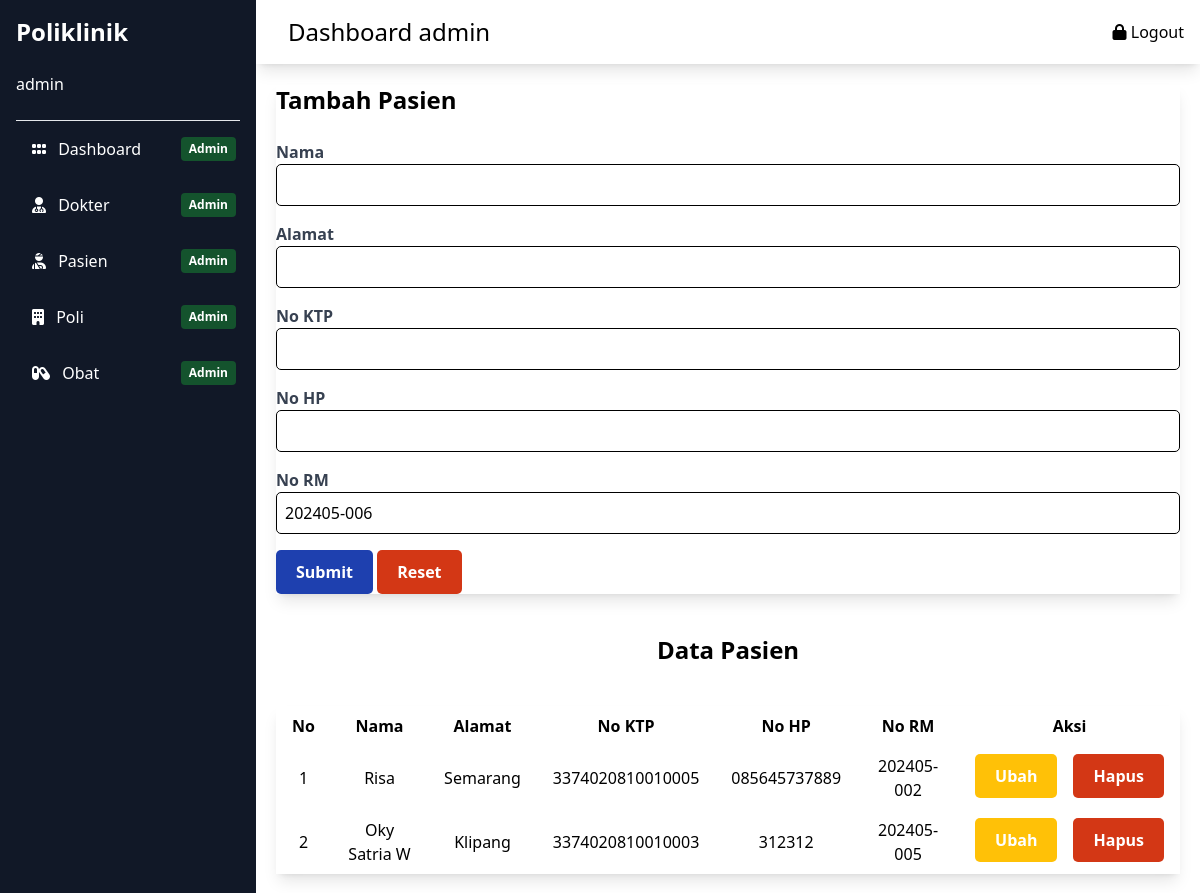
Page /public/pages/admin/pasien.php (signed in) on the committed database.
### tables this page shows
CREATE TABLE `pasien` (
  `id` int(11) NOT NULL,
  `nama` varchar(255) NOT NULL,
  `alamat` varchar(255) NOT NULL,
  `no_ktp` varchar(255) NOT NULL,
  `no_hp` varchar(50) NOT NULL,
  `no_rm` varchar(25) NOT NULL
);

### config/conn.php (called while the page is built, shortened)
<?php
function getNextNoRm($conn) {
  $queryGetRm = "SELECT MAX(SUBSTRING(no_rm, 8)) as last_queue_number FROM pasien";
  $stmt = $conn->prepare($queryGetRm);
  $stmt->execute();
  $rowRm = $stmt->fetch(PDO::FETCH_ASSOC);
  $lastQueueNumber = $rowRm['last_queue_number'];
  $lastQueueNumber = $lastQueueNumber ? $lastQueueNumber : 0;
  $tahun_bulan = date("Ym");
  $newQueueNumber = $lastQueueNumber + 1;
  $no_rm = $tahun_bulan . "-" . str_pad($newQueueNumber, 3, '0', STR_PAD_LEFT);
  return $no_rm;
}
?>

### public/pages/admin/pasien.php (the view, shortened to what this page needs)
<?php
include("../../../config/conn.php");
$nextNoRm = getNextNoRm($conn);
?>
<!DOCTYPE html>
<html lang="en">
<head>
    <link href="../../../src/styles.css" rel="stylesheet">
    <link rel="stylesheet" href="https://cdnjs.cloudflare.com/ajax/libs/font-awesome/6.0.0-beta3/css/all.min.css">
</head>
<body>
    <?php include ("../../../src/components/sidebar.php") ?>
    <?php include ("../../../src/components/navbar-dashboard.php") ?>
    <div class="main-content p-5 flex-grow md:ml-64 transition-all">
            <form action="<?php echo htmlspecialchars($_SERVER["PHP_SELF"]); ?>" method="post" class="w-full flex flex-col shadow-lg p-8">
                <h1 class="text-2xl font-bold">Tambah Pasien</h1>
                <br>
                <div class="mb-4 flex flex-col">
                    <label for="nama" class="block text-gray-700 font-bold mb-2 text-xl">Nama</label>
                    <input type="text" id="nama" name="nama" class="form-input rounded-md border border-blue-900 p-2">
                </div>
                <div class="mb-4 flex flex-col">
                    <label for="alamat" class="block text-gray-700 font-bold mb-2 text-xl">Alamat</label>
                    <input type="text" id="alamat" name="alamat" class="form-input rounded-md border border-blue-900 p-2" >
                </div>
                <div class="mb-4 flex flex-col">
                    <label for="no_ktp" class="block text-gray-700 font-bold mb-2 text-xl">No KTP</label>
                    <input type="text" id="no_ktp" name="no_ktp" class="form-input rounded-md border border-blue-900 p-2">
                </div>
                <div class="mb-4 flex flex-col">
                    <label for="no_hp" class="block text-gray-700 font-bold mb-2 text-xl">No HP</label>
                    <input type="text" id="no_hp" name="no_hp" class="form-input rounded-md border border-blue-900 p-2">
                </div>
                <div class="mb-4 flex flex-col">
                    <label for="no_rm" class="block text-gray-700 font-bold mb-2 text-xl">No RM</label>
                    <input type="text" id="no_rm" name="no_rm" class="form-input rounded-md border border-blue-900 p-2" value="<?php echo $nextNoRm; ?>" readonly>
                </div>
                <div class="button-container">
                    <button type="submit" class="submit-button text-white font-bold py-2 px-4 rounded">
                        Submit
                    </button>
                    <button type="reset" class="reset-button text-white font-bold py-2 px-4 rounded">
                        Reset
                    </button>
                </div>
            </form>
            <h2 class="text-2xl font-bold my-10 text-center">Data Pasien</h2>
            <div class="mt-8 p-8 shadow-lg flex flex-col text-center overflow-auto">
                <table class="table-auto ">
                    <thead class="border-b-2 border-black">
                        <tr>
                            <th class="px-4 py-2">No</th>
                            <th class="px-4 py-2">Nama</th>
                            <th class="px-4 py-2">Alamat</th>
                            <th class="px-4 py-2">No KTP</th>
                            <th class="px-4 py-2"> No HP</th>
                            <th class="px-4 py-2"> No RM</th>
                            <th class="px-4 py-2">Aksi</th>
                        </tr>
                    </thead>
                    <tbody>
                    <?php
                        $sql = "SELECT * FROM pasien";
                        $stmt = $conn->prepare($sql);
                        $stmt->execute();
                        $pasienList = $stmt->fetchAll(PDO::FETCH_ASSOC);
                        $index = 1;
                        foreach ($pasienList as $pasien) { ?>
                            <tr class='text-center'>
                                <td class='px-4 py-2'> <?= ($index++); ?></td>
                                <td class='px-4 py-2'> <?= $pasien['nama']; ?></td>
                                <td class='px-4 py-2'> <?= $pasien['alamat']; ?></td>
                                <td class='px-4 py-2'> <?= $pasien['no_ktp'];  ?></td>
                                <td class='px-4 py-2'> <?= $pasien['no_hp'];  ?></td>
                                <td class='px-4 py-2'> <?= $pasien['no_rm'];  ?></td>
                                <td class='px-4 py-2 flex justify-center w-full space-x-4'>
                                        <a class='ubah-button text-white font-bold rounded p-2' href='<?php echo str_replace("/pasien.php", "", $_SERVER["PHP_SELF"]) . "../pasien/update.php?id=" . $pasien['id']; ?>'>Ubah</a>
                                        <form action='' method='GET' class=''>
                                            <button type='submit' name='delete' class='reset-button text-white font-bold rounded p-2'>Hapus</button>
                                        </form>
                                </td>
                            </tr>
                            <?php
                        }
                        ?>
                    </tbody>
            </div>
    </div>
</body>
</html>

### src/styles.css (style rules this page uses)
html, :host { line-height: 1.5; -webkit-text-size-adjust: 100%; -moz-tab-size: 4; -o-tab-size: 4; tab-size: 4; font-family: ui-sans-serif, system-ui, sans-serif, "Apple Color Emoji", "Segoe UI Emoji", "Segoe UI Symbol", "Noto Color Emoji"; font-feature-settings: normal; font-variation-settings: normal; -webkit-tap-highlight-color: transparent; }
body { margin: 0; line-height: inherit; }
h1, h2, h3, h4, h5, h6 { font-size: inherit; font-weight: inherit; }
a { color: inherit; text-decoration: inherit; }
table { text-indent: 0; border-color: inherit; border-collapse: collapse; }
button, input, optgroup, select, textarea { font-family: inherit; font-feature-settings: inherit; font-variation-settings: inherit; font-size: 100%; font-weight: inherit; line-height: inherit; letter-spacing: inherit; color: inherit; margin: 0; padding: 0; }
button, select { text-transform: none; }
button, input:where([type='button']), input:where([type='reset']), input:where([type='submit']) { -webkit-appearance: button; background-color: transparent; background-image: none; }
blockquote, dl, dd, h1, h2, h3, h4, h5, h6, hr, figure, p, pre { margin: 0; }
input::placeholder, textarea::placeholder { opacity: 1; color: #9ca3af; }
button, [role="button"] { cursor: pointer; }
.my-10 { margin-top: 2.5rem; margin-bottom: 2.5rem; }
.mb-4 { margin-bottom: 1rem; }
.flex { display: flex; }
.flex-grow { flex-grow: 1; }
.flex-col { flex-direction: column; }
.justify-center { justify-content: center; }
.space-x-4 > :not([hidden]) ~ :not([hidden]) { --tw-space-x-reverse: 0; margin-right: calc(1rem * var(--tw-space-x-reverse)); margin-left: calc(1rem * calc(1 - var(--tw-space-x-reverse))); }
.overflow-auto { overflow: auto; }
.rounded { border-radius: 0.25rem; }
.p-2 { padding: 0.5rem; }
.p-5 { padding: 1.25rem; }
.px-4 { padding-left: 1rem; padding-right: 1rem; }
.py-2 { padding-top: 0.5rem; padding-bottom: 0.5rem; }
.text-center { text-align: center; }
.text-2xl { font-size: 1.5rem; line-height: 2rem; }
.font-bold { font-weight: 700; }
.text-gray-700 { --tw-text-opacity: 1; color: rgb(55 65 81 / var(--tw-text-opacity)); }
.text-white { --tw-text-opacity: 1; color: rgb(255 255 255 / var(--tw-text-opacity)); }
.shadow-lg { --tw-shadow: 0 10px 15px -3px rgb(0 0 0 / 0.1), 0 4px 6px -4px rgb(0 0 0 / 0.1); --tw-shadow-colored: 0 10px 15px -3px var(--tw-shadow-color), 0 4px 6px -4px var(--tw-shadow-color); box-shadow: var(--tw-ring-offset-shadow, 0 0 #0000), var(--tw-ring-shadow, 0 0 #0000), var(--tw-shadow); }
.transition-all { transition-property: all; transition-timing-function: cubic-bezier(0.4, 0, 0.2, 1); transition-duration: 150ms; }
@media (min-width: 768px) { .md\:ml-64 { margin-left: 16rem; } }

### public/pages/admin/pasien.php (style rules this page uses)
.border { border: 1px solid black; border-radius: 5px; }
.submit-button { background-color: #1E40AF; border: none; color: white; font-weight: bold; padding: 10px 20px; border-radius: 5px; transition: background-color 0.3s ease-in-out, border-color 0.3s ease-in-out; }
.reset-button { background-color: #D33715; border: none; color: white; font-weight: bold; padding: 10px 20px; border-radius: 5px; transition: background-color 0.3s ease-in-out, border-color 0.3s ease-in-out; }
.ubah-button { background-color: #ffc107; border: none; color: white; font-weight: bold; padding: 10px 20px; border-radius: 5px; transition: background-color 0.3s ease-in-out, border-color 0.3s ease-in-out; }

### rows in the picture
pasien: nama "Risa", alamat "Semarang", no_ktp "3374020810010005", no_hp "085645737889", no_rm "202405-002"
pasien: nama "Oky Satria W", alamat "Klipang", no_ktp "3374020810010003", no_hp "312312", no_rm "202405-005"

### other values in the picture
$username "admin"
$akses "admin"
